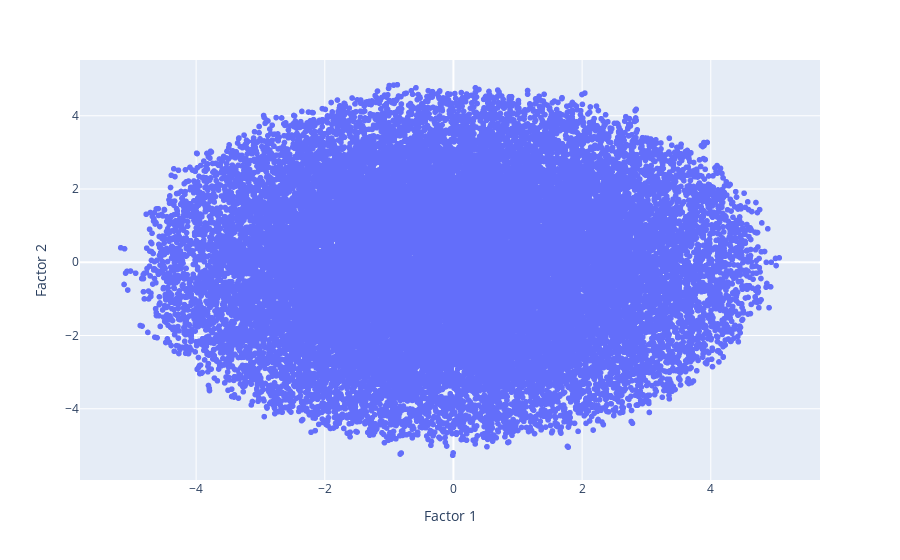

Notebook cell for this chart:
### Code cell
tsne_df = pd.DataFrame(reduced_feat, index=product_id, columns=['Factor 1', 'Factor 2'])


px.scatter(tsne_df, 
    x='Factor 1', 
    y='Factor 2',
    hover_name=tsne_df.index)

### Figure 1 — Plotly figure (JSON) as saved in the notebook; plotly's stock layout.template omitted (floating-point values rounded to 4 significant figures; data arrays with more than 128 entries replaced by an {"elided": "..."} marker saying what was removed)
{"data": [{"hovertemplate": "<b>%{hovertext}</b><br><br>Factor 1=%{x}<br>Factor 2=%{y}<extra></extra>", "hovertext": {"elided": "32789 int values"}, "legendgroup": "", "marker": {"color": "#636efa", "symbol": "circle"}, "mode": "markers", "name": "", "showlegend": false, "type": "scattergl", "x": {"elided": "32789 float values"}, "xaxis": "x", "y": {"elided": "32789 float values"}, "yaxis": "y"}], "layout": {"legend": {"tracegroupgap": 0}, "margin": {"t": 60}, "xaxis": {"anchor": "y", "domain": [0, 1], "title": {"text": "Factor 1"}}, "yaxis": {"anchor": "x", "domain": [0, 1], "title": {"text": "Factor 2"}}}}
